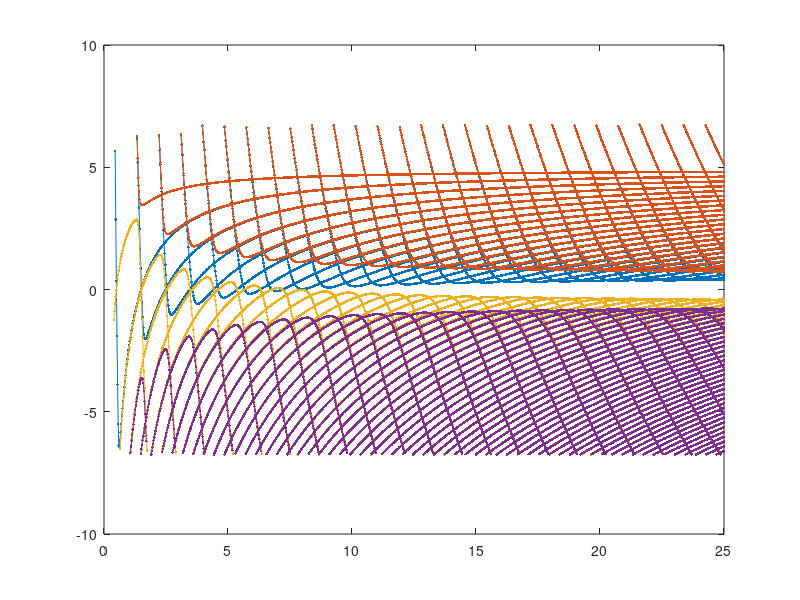
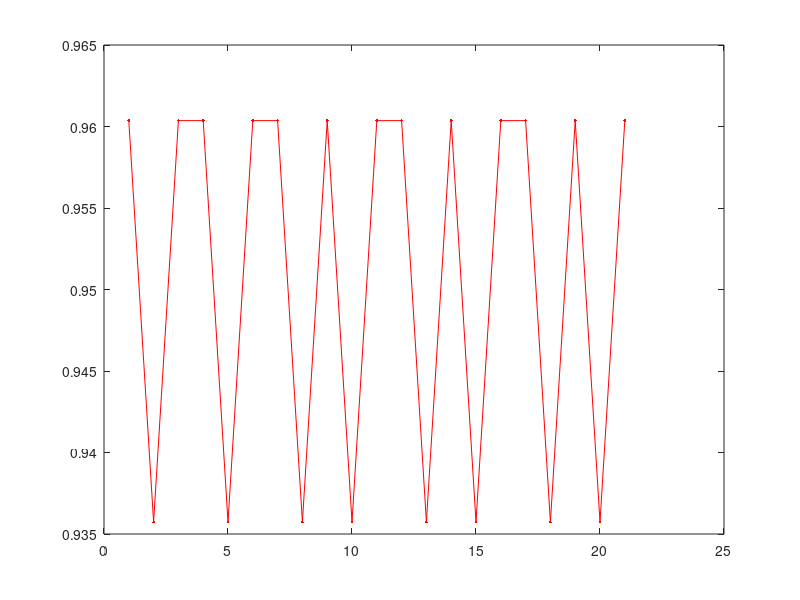
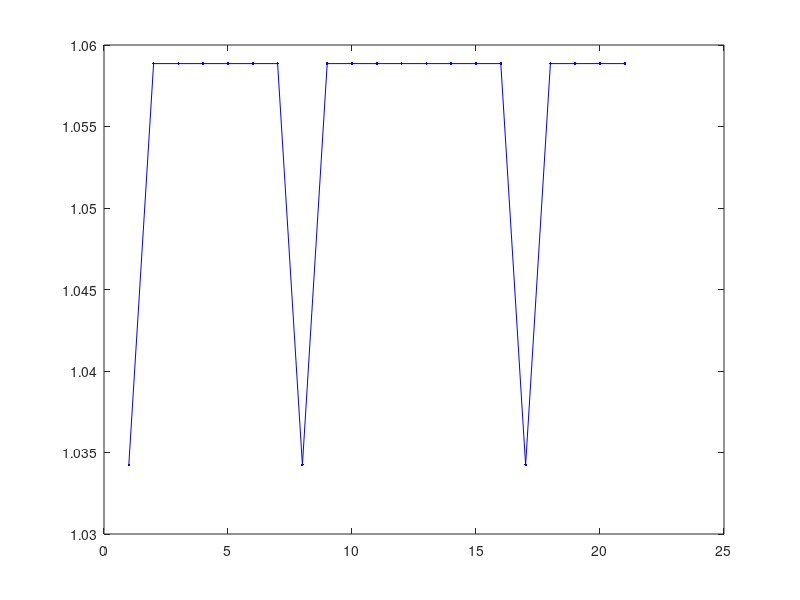

The MATLAB source for these figures, in order:
 clc;clear all;

 % %Here I calculate the DOS(0) as a function of magnetic field
% %All the calculation are done in SI units
% %B=Newton.sec/coulomb.metre
% im=sqrt(-1);
% g_const=2.418e-8;% this is the degeneracy od LLs for 1mmx1mm area
% const=1.16*10^-1;%this is e\hbar/m_e  in units of meV*m_e/T
% const1=4.25*10^-6;%a0^2*e/(hbar)
% hop=640;%in meV
% m1=13605/hop;m2=50*m1;
% mplus=m2*m1/(m2+m1);mminus=m2*m1/(m2-m1);
% W=.5*hop;
% mu0=W*m2/(m1+m2);%in meV
% V2=(0.015*hop)^2*const1;%in meV^2
% Ev=V2*m1/const;%this is the low energy scale in the problem mv^2/hbar^2
% Gap=sqrt(8*W*Ev);

%LF parametres
im=sqrt(-1);
g_const=2.418e-8;% this is the degeneracy od LLs for 1mmx1mm area
const=1.16*10^-1;%this is e\hbar/m_e  in units of meV*m_e/T
const1=4.25*10^-6;%a0^2*e/(hbar)
Gap=2;
%mu=25*Gap;
m1=1;m2=10*m1;
Gap1=Gap*sqrt(4*m1*m2)/(m1+m2);
mplus=m2*m1/(m2+m1);%mminus=m2*m1/(m2-m1);
W=27*Gap;%mu*2*mminus/mplus;
mu0=W*m2/(m1+m2);%in meV
% mu0=50*Gap;%mu*2*mminus/mplus;
% W=mu0*(m1+m2)/m2;%in meV
Ev=Gap^2/(8*W*(mplus/m1));%this is the low energy scale of the problem mv^2/hbar^2
V2=Ev*const/m1;
perd2=0;

sz=1000;sz1=30;
T1=logspace(-2,2,sz1);%temp is in meV
T=1;%in meV
Binverse=linspace(0.4,25,sz)*const/(mu0*m1);E=zeros(1,sz);
k=1;
%In the following section we plot the LEDOS as a function of Binv
x1=cell(1,70);y1=x1;y2=x1;x2=x1;x3=x1;y3=x1;x4=x1;y4=x1;
for n=1:1:70
    count=ones(1,4);
for i=1:sz
    b=Binverse(i)^-1;
    %nf=floor((-mu-g/2)*m1/(b*const));%this correspods to the Landau level around the fermi energy
        en1= (n-0.5)*const*b/m1;e1=(n+0.5)*const*b/m1;
        en2= W-(n+0.5)*const*b/m2;e2=W-(n-0.5)*const*b/m2;
        Enp=0.5*(en1+en2+sqrt((en1-en2)^2+8*n*V2*b))-mu0;
        Enp1=0.5*(e1+e2+sqrt((e1-e2)^2+8*n*V2*b))-mu0;
        Enm=0.5*(en1+en2-sqrt((en1-en2)^2+8*n*V2*b))-mu0;
        Enm1=0.5*(e1+e2-sqrt((e1-e2)^2+8*n*V2*b))-mu0;
        E_cut=W/8;
        
        if abs(Enp1)<E_cut
        y1{1,n}(count(1))=Enp1;
        x1{1,n}(count(1))=b^-1;
        count(1)=count(1)+1;
        end
        if abs(Enm1)<E_cut
        y2{1,n}(count(2))=Enm1;
        x2{1,n}(count(2))=b^-1;
        count(2)=count(2)+1;
        end
        if abs(Enp)<E_cut
        y3{1,n}(count(3))=Enp;
        x3{1,n}(count(3))=b^-1;
        count(3)=count(3)+1;
        end
        
        if abs(Enm)<E_cut
        y4{1,n}(count(4))=Enm;
        x4{1,n}(count(4))=b^-1;
        count(4)=count(4)+1;
        end

end
%[a,b]=min(y3{1,n});
 %A(1,k)=a;A(2,k)=Binverse(b)^-1;
 k=k+1;
end
c1=[0,0.447,0.741];
c2=[0.85,0.325,0.098];
c3=[0.929,0.694,0.125];
c4=[0.494,0.184,0.556]

for n=1:70
plot(m1*x3{1,n}*mu0/const,y3{1,n},'.-','color',c1)
hold on
end
for n=1:70
    plot(m1*x1{1,n}*mu0/const,y1{1,n},'.-','color',c2)
hold on
end

for n=1:70
plot(m1*x2{1,n}*mu0/const,y2{1,n},'.-','color',c3)
 hold on
end
for n=1:70
%if count(4) ~= 1
plot(m1*x4{1,n}*mu0/const,y4{1,n},'.-','color',c4)
hold on
%end
end
%

%In the following section we plot the periodicities coming from E_+ and E_-
Nx=21;
x=linspace(1,Nx,Nx);
y=x;
for n=1:21
    [a,b]=max(y2{1,n});
    a0=x2{1,n}(b);
    [a,b]=max(y2{1,n+1});
    b0=x2{1,n+1}(b);
    y(n)=(b0-a0)*m1*mu0/const;
end
figure(5)
plot(x,y,'.-r')

Nx=21;
x=linspace(1,Nx,Nx);
y=x;
for n=1:21
    [a,b]=min(y3{1,n});
    a0=x3{1,n}(b);
    [a,b]=min(y3{1,n+1});
    b0=x3{1,n+1}(b);
    y(n)=(b0-a0)*m1*mu0/const;
end
figure(6)
plot(x,y,'.-b')

